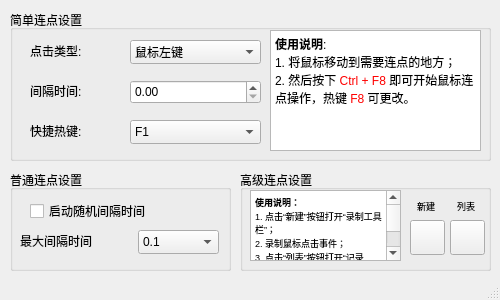
<?xml version="1.0" encoding="UTF-8"?>
<ui version="4.0">
 <class>MainWindow</class>
 <widget class="QMainWindow" name="MainWindow">
  <property name="geometry">
   <rect>
    <x>0</x>
    <y>0</y>
    <width>500</width>
    <height>300</height>
   </rect>
  </property>
  <property name="windowTitle">
   <string>MainWindow</string>
  </property>
  <widget class="QWidget" name="centralwidget">
   <widget class="QGroupBox" name="easySetting">
    <property name="geometry">
     <rect>
      <x>10</x>
      <y>10</y>
      <width>481</width>
      <height>151</height>
     </rect>
    </property>
    <property name="title">
     <string>简单连点设置</string>
    </property>
    <widget class="QLabel" name="clickTypeText">
     <property name="geometry">
      <rect>
       <x>20</x>
       <y>30</y>
       <width>81</width>
       <height>21</height>
      </rect>
     </property>
     <property name="text">
      <string>点击类型:</string>
     </property>
    </widget>
    <widget class="QLabel" name="clickTimeText">
     <property name="geometry">
      <rect>
       <x>20</x>
       <y>70</y>
       <width>81</width>
       <height>21</height>
      </rect>
     </property>
     <property name="text">
      <string>间隔时间:</string>
     </property>
    </widget>
    <widget class="QLabel" name="quickStartText">
     <property name="geometry">
      <rect>
       <x>20</x>
       <y>110</y>
       <width>81</width>
       <height>21</height>
      </rect>
     </property>
     <property name="text">
      <string>快捷热键:</string>
     </property>
    </widget>
    <widget class="QComboBox" name="clickType">
     <property name="geometry">
      <rect>
       <x>120</x>
       <y>30</y>
       <width>131</width>
       <height>24</height>
      </rect>
     </property>
     <item>
      <property name="text">
       <string>鼠标左键</string>
      </property>
     </item>
     <item>
      <property name="text">
       <string>鼠标滑轮</string>
      </property>
     </item>
     <item>
      <property name="text">
       <string>鼠标右键</string>
      </property>
     </item>
    </widget>
    <widget class="QDoubleSpinBox" name="clickTime">
     <property name="geometry">
      <rect>
       <x>120</x>
       <y>70</y>
       <width>131</width>
       <height>24</height>
      </rect>
     </property>
    </widget>
    <widget class="QComboBox" name="quickStart">
     <property name="geometry">
      <rect>
       <x>120</x>
       <y>110</y>
       <width>131</width>
       <height>24</height>
      </rect>
     </property>
     <item>
      <property name="text">
       <string>F1</string>
      </property>
     </item>
     <item>
      <property name="text">
       <string>F2</string>
      </property>
     </item>
     <item>
      <property name="text">
       <string>F3</string>
      </property>
     </item>
     <item>
      <property name="text">
       <string>F4</string>
      </property>
     </item>
     <item>
      <property name="text">
       <string>F5</string>
      </property>
     </item>
     <item>
      <property name="text">
       <string>F6</string>
      </property>
     </item>
     <item>
      <property name="text">
       <string>F7</string>
      </property>
     </item>
     <item>
      <property name="text">
       <string>F8</string>
      </property>
     </item>
     <item>
      <property name="text">
       <string>F9</string>
      </property>
     </item>
     <item>
      <property name="text">
       <string>F10</string>
      </property>
     </item>
     <item>
      <property name="text">
       <string>F11</string>
      </property>
     </item>
     <item>
      <property name="text">
       <string>F12</string>
      </property>
     </item>
    </widget>
    <widget class="QTextBrowser" name="howToUse">
     <property name="geometry">
      <rect>
       <x>260</x>
       <y>20</y>
       <width>211</width>
       <height>121</height>
      </rect>
     </property>
     <property name="html">
      <string>&lt;!DOCTYPE HTML PUBLIC &quot;-//W3C//DTD HTML 4.0//EN&quot; &quot;http://www.w3.org/TR/REC-html40/strict.dtd&quot;&gt;
&lt;html&gt;&lt;head&gt;&lt;meta name=&quot;qrichtext&quot; content=&quot;1&quot; /&gt;&lt;style type=&quot;text/css&quot;&gt;
p, li { white-space: pre-wrap; }
&lt;/style&gt;&lt;/head&gt;&lt;body style=&quot; font-family:'SimSun'; font-size:9pt; font-weight:400; font-style:normal;&quot;&gt;
&lt;p style=&quot; margin-top:0px; margin-bottom:0px; margin-left:0px; margin-right:0px; -qt-block-indent:0; text-indent:0px;&quot;&gt;&lt;span style=&quot; font-family:'SimSun'; font-weight:600;&quot;&gt;使用说明&lt;/span&gt;&lt;span style=&quot; font-family:'SimSun';&quot;&gt;:&lt;/span&gt;&lt;/p&gt;
&lt;p style=&quot; margin-top:0px; margin-bottom:0px; margin-left:0px; margin-right:0px; -qt-block-indent:0; text-indent:0px;&quot;&gt;&lt;span style=&quot; font-family:'SimSun';&quot;&gt;1. 将鼠标移动到需要连点的地方；&lt;/span&gt;&lt;/p&gt;
&lt;p style=&quot; margin-top:0px; margin-bottom:0px; margin-left:0px; margin-right:0px; -qt-block-indent:0; text-indent:0px;&quot;&gt;&lt;span style=&quot; font-family:'SimSun';&quot;&gt;2. 然后按下 &lt;/span&gt;&lt;span style=&quot; font-family:'SimSun'; color:#ff0000;&quot;&gt;Ctrl + F8&lt;/span&gt;&lt;span style=&quot; font-family:'SimSun';&quot;&gt; 即可开始鼠标连点操作，热键 &lt;/span&gt;&lt;span style=&quot; font-family:'SimSun'; color:#ff0000;&quot;&gt;F8&lt;/span&gt;&lt;span style=&quot; font-family:'SimSun';&quot;&gt; 可更改。&lt;/span&gt;&lt;/p&gt;&lt;/body&gt;&lt;/html&gt;</string>
     </property>
    </widget>
   </widget>
   <widget class="QGroupBox" name="normalSetting">
    <property name="geometry">
     <rect>
      <x>10</x>
      <y>170</y>
      <width>221</width>
      <height>101</height>
     </rect>
    </property>
    <property name="title">
     <string>普通连点设置</string>
    </property>
    <widget class="QCheckBox" name="randomClick">
     <property name="geometry">
      <rect>
       <x>20</x>
       <y>30</y>
       <width>181</width>
       <height>22</height>
      </rect>
     </property>
     <property name="text">
      <string>启动随机间隔时间</string>
     </property>
    </widget>
    <widget class="QComboBox" name="randomClickTime">
     <property name="geometry">
      <rect>
       <x>128</x>
       <y>60</y>
       <width>81</width>
       <height>24</height>
      </rect>
     </property>
     <item>
      <property name="text">
       <string>0.1</string>
      </property>
     </item>
     <item>
      <property name="text">
       <string>0.2</string>
      </property>
     </item>
     <item>
      <property name="text">
       <string>0.5</string>
      </property>
     </item>
     <item>
      <property name="text">
       <string>1.0</string>
      </property>
     </item>
     <item>
      <property name="text">
       <string>2.0</string>
      </property>
     </item>
     <item>
      <property name="text">
       <string>3.0</string>
      </property>
     </item>
     <item>
      <property name="text">
       <string>4.0</string>
      </property>
     </item>
     <item>
      <property name="text">
       <string>5.0</string>
      </property>
     </item>
     <item>
      <property name="text">
       <string>6.0</string>
      </property>
     </item>
     <item>
      <property name="text">
       <string>7.0</string>
      </property>
     </item>
     <item>
      <property name="text">
       <string>8.0</string>
      </property>
     </item>
     <item>
      <property name="text">
       <string>9.0</string>
      </property>
     </item>
     <item>
      <property name="text">
       <string>10.0</string>
      </property>
     </item>
    </widget>
    <widget class="QLabel" name="randomClickTimeText">
     <property name="geometry">
      <rect>
       <x>10</x>
       <y>60</y>
       <width>111</width>
       <height>21</height>
      </rect>
     </property>
     <property name="text">
      <string>最大间隔时间</string>
     </property>
    </widget>
   </widget>
   <widget class="QGroupBox" name="advancedSetting">
    <property name="geometry">
     <rect>
      <x>240</x>
      <y>170</y>
      <width>251</width>
      <height>101</height>
     </rect>
    </property>
    <property name="title">
     <string>高级连点设置</string>
    </property>
    <widget class="QPushButton" name="newCreate">
     <property name="geometry">
      <rect>
       <x>170</x>
       <y>50</y>
       <width>35</width>
       <height>35</height>
      </rect>
     </property>
     <property name="text">
      <string/>
     </property>
    </widget>
    <widget class="QPushButton" name="oldRecord">
     <property name="geometry">
      <rect>
       <x>210</x>
       <y>50</y>
       <width>35</width>
       <height>35</height>
      </rect>
     </property>
     <property name="text">
      <string/>
     </property>
    </widget>
    <widget class="QTextBrowser" name="howToUse_adv">
     <property name="geometry">
      <rect>
       <x>10</x>
       <y>20</y>
       <width>151</width>
       <height>71</height>
      </rect>
     </property>
     <property name="html">
      <string>&lt;!DOCTYPE HTML PUBLIC &quot;-//W3C//DTD HTML 4.0//EN&quot; &quot;http://www.w3.org/TR/REC-html40/strict.dtd&quot;&gt;
&lt;html&gt;&lt;head&gt;&lt;meta name=&quot;qrichtext&quot; content=&quot;1&quot; /&gt;&lt;style type=&quot;text/css&quot;&gt;
p, li { white-space: pre-wrap; }
&lt;/style&gt;&lt;/head&gt;&lt;body style=&quot; font-family:'SimSun'; font-size:9pt; font-weight:400; font-style:normal;&quot;&gt;
&lt;p style=&quot; margin-top:0px; margin-bottom:0px; margin-left:0px; margin-right:0px; -qt-block-indent:0; text-indent:0px;&quot;&gt;&lt;span style=&quot; font-family:'SimSun'; font-size:7pt; font-weight:600;&quot;&gt;使用说明：&lt;/span&gt;&lt;/p&gt;
&lt;p style=&quot; margin-top:0px; margin-bottom:0px; margin-left:0px; margin-right:0px; -qt-block-indent:0; text-indent:0px;&quot;&gt;&lt;span style=&quot; font-family:'SimSun'; font-size:7pt;&quot;&gt;1. 点击“新建”按钮打开“录制工具栏”；&lt;/span&gt;&lt;/p&gt;
&lt;p style=&quot; margin-top:0px; margin-bottom:0px; margin-left:0px; margin-right:0px; -qt-block-indent:0; text-indent:0px;&quot;&gt;&lt;span style=&quot; font-family:'SimSun'; font-size:7pt;&quot;&gt;2. 录制鼠标点击事件；&lt;/span&gt;&lt;/p&gt;
&lt;p style=&quot; margin-top:0px; margin-bottom:0px; margin-left:0px; margin-right:0px; -qt-block-indent:0; text-indent:0px;&quot;&gt;&lt;span style=&quot; font-family:'SimSun'; font-size:7pt;&quot;&gt;3. 点击“列表”按钮打开“记录栏”；&lt;/span&gt;&lt;/p&gt;
&lt;p style=&quot; margin-top:0px; margin-bottom:0px; margin-left:0px; margin-right:0px; -qt-block-indent:0; text-indent:0px;&quot;&gt;&lt;span style=&quot; font-family:'SimSun'; font-size:7pt;&quot;&gt;4. 启动对应点击事件。&lt;/span&gt;&lt;/p&gt;
&lt;p style=&quot; margin-top:0px; margin-bottom:0px; margin-left:0px; margin-right:0px; -qt-block-indent:0; text-indent:0px;&quot;&gt;&lt;span style=&quot; font-family:'SimSun'; font-size:7pt; font-weight:600;&quot;&gt;Tips：&lt;/span&gt;&lt;/p&gt;
&lt;p style=&quot; margin-top:0px; margin-bottom:0px; margin-left:0px; margin-right:0px; -qt-block-indent:0; text-indent:0px;&quot;&gt;&lt;span style=&quot; font-family:'SimSun'; font-size:7pt;&quot;&gt;使用快捷键可以更方便哦！(●'◡'●)&lt;/span&gt;&lt;/p&gt;&lt;/body&gt;&lt;/html&gt;</string>
     </property>
    </widget>
    <widget class="QLabel" name="newCreateText">
     <property name="geometry">
      <rect>
       <x>170</x>
       <y>20</y>
       <width>32</width>
       <height>32</height>
      </rect>
     </property>
     <property name="font">
      <font>
       <pointsize>7</pointsize>
      </font>
     </property>
     <property name="text">
      <string>新建</string>
     </property>
     <property name="alignment">
      <set>Qt::AlignCenter</set>
     </property>
    </widget>
    <widget class="QLabel" name="oldRecordText">
     <property name="geometry">
      <rect>
       <x>210</x>
       <y>20</y>
       <width>32</width>
       <height>32</height>
      </rect>
     </property>
     <property name="font">
      <font>
       <pointsize>7</pointsize>
      </font>
     </property>
     <property name="text">
      <string>列表</string>
     </property>
     <property name="alignment">
      <set>Qt::AlignCenter</set>
     </property>
    </widget>
   </widget>
  </widget>
  <widget class="QStatusBar" name="statusbar"/>
 </widget>
 <resources/>
 <connections/>
</ui>
